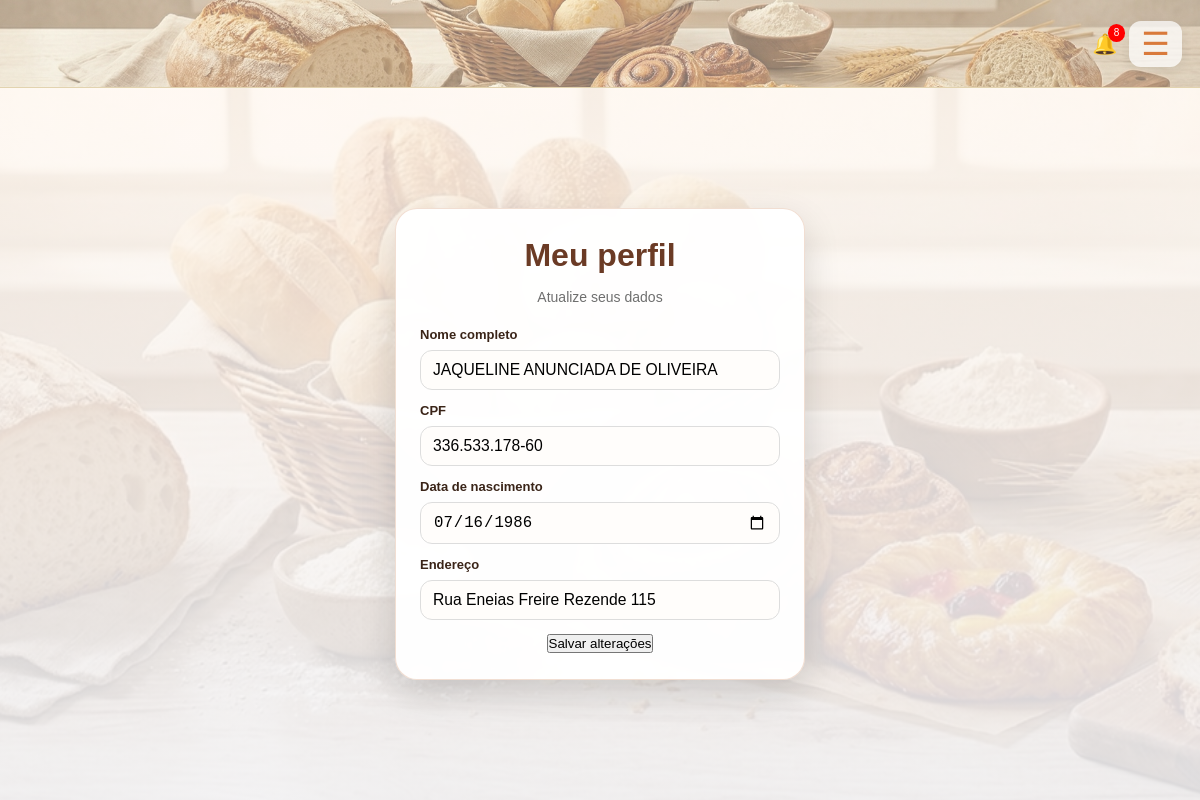
The app's page /perfil (signed in) with its own data.
### tables this page shows
CREATE TABLE usuarios (
    id INTEGER PRIMARY KEY AUTOINCREMENT,
    nome TEXT NOT NULL,
    email TEXT NOT NULL UNIQUE,
    senha TEXT NOT NULL,
    cpf TEXT,
    data_nascimento TEXT,
    endereco TEXT,
    perfil TEXT NOT NULL DEFAULT 'cliente'
);

### app.py (the view, shortened to what this page needs)
@app.route("/perfil", methods=["GET", "POST"])
@login_required
def perfil():
    conn = get_connection()
    usuario = conn.execute(
        "SELECT * FROM usuarios WHERE id = ?",
        (session["usuario_id"],)
    ).fetchone()
    conn.close()
    return render_template("perfil.html", usuario=usuario)

### app.py (called while the page is built)
def get_connection():
    conn = sqlite3.connect(DB_NAME)
    conn.row_factory = sqlite3.Row
    return conn

def login_required(func):
    @wraps(func)
    def wrapper(*args, **kwargs):
        if "usuario_id" not in session:
            flash("Faça login para acessar.", "error")
            return redirect(url_for("login"))
        return func(*args, **kwargs)
    return wrapper

def get_notificacoes(usuario_id):
    conn = get_connection()
    notificacoes = conn.execute("""
        SELECT * FROM notificacoes
        WHERE usuario_id = ?
        ORDER BY criada_em DESC
        LIMIT 5
    """, (usuario_id,)).fetchall()
    nao_lidas = conn.execute("""
        SELECT COUNT(*) as total
        FROM notificacoes
        WHERE usuario_id = ? AND lida = 0
    """, (usuario_id,)).fetchone()["total"]
    conn.close()
    return notificacoes, nao_lidas

@app.context_processor
def inject_notificacoes():
    if "usuario_id" in session:
        notificacoes, nao_lidas = get_notificacoes(session["usuario_id"])
        return dict(notificacoes=notificacoes, nao_lidas=nao_lidas)
    return dict(notificacoes=[], nao_lidas=0)

### templates/perfil.html
{% extends "base.html" %}
{% block content %}
<section class="login-page">
  <div class="login-card">
    <h2>Meu perfil</h2>
    <p class="subtitle">Atualize seus dados</p>
    <form method="POST">
      <div class="input-group">
        <label>Nome completo</label>
        <input type="text" name="nome" value="{{ usuario.nome }}" required>
      </div>
      <div class="input-group">
        <label>CPF</label>
        <input type="text" name="cpf" value="{{ usuario.cpf or '' }}">
      </div>
      <div class="input-group">
        <label>Data de nascimento</label>
        <input type="date" name="data_nascimento" value="{{ usuario.data_nascimento or '' }}">
      </div>
      <div class="input-group">
        <label>Endereço</label>
        <input type="text" name="endereco" value="{{ usuario.endereco or '' }}">
      </div>
      <button type="submit" class="btn-primary">Salvar alterações</button>
    </form>
  </div>
</section>
{% endblock %}

### static/style.css (style rules this page uses)
* { margin: 0; padding: 0; box-sizing: border-box; }
:root { --marrom: #6b3b25; --marrom-escuro: #3a2418; --laranja: #d97a3b; --laranja-escuro: #b85f25; --bege: #f2e6c8; --bege-claro: #fff7f0; --cinza-fundo: #f3f3f3; --borda: #d8a07f; --branco: #ffffff; --sombra: 0 12px 32px rgba(0, 0, 0, 0.10); --sombra-hover: 0 18px 40px rgba(0, 0, 0, 0.16); }
html { scroll-behavior: smooth; }
body { background: linear-gradient(180deg, #f7f3ee 0%, #f3eee8 100%); font-family: Arial, Helvetica, sans-serif; color: var(--marrom-escuro); line-height: 1.4; }
.login-page { min-height: calc(100vh - 88px); display: flex; justify-content: center; align-items: center; padding: 30px 20px; background: linear-gradient(rgba(255, 247, 240, 0.82), rgba(245, 246, 250, 0.88)), url("/static/img/banner-paes.png"); background-size: cover; background-position: center; background-repeat: no-repeat; }
.login-card { background: rgba(255, 255, 255, 0.96); padding: 38px 28px; border-radius: 22px; width: 100%; max-width: 410px; box-shadow: 0 14px 36px rgba(0, 0, 0, 0.14); text-align: center; border: 1px solid rgba(216, 160, 127, 0.35); backdrop-filter: blur(2px); }
.login-card h2 { margin-bottom: 18px; color: var(--marrom); font-size: 2rem; }
.subtitle { font-size: 14px; color: #6f6f6f; margin-bottom: 30px; }
.input-group { text-align: left; margin-bottom: 22px; }
.input-group label { display: block; font-size: 13px; color: var(--marrom-escuro); margin-bottom: 6px; font-weight: 700; }
.input-group input, .input-group select, .input-group textarea { width: 100%; padding: 13px 14px; border-radius: 12px; border: 1px solid #ddd; font-size: 0.98rem; background: #fffdfb; transition: 0.2s ease; }
.login-card { max-height: 90vh; overflow-y: auto; padding: 24px; }
.input-group { margin-bottom: 12px; }
.input-group input { padding: 10px 12px; }
.login-card h2 { margin-bottom: 10px; }
.subtitle { margin-bottom: 18px; }

### records on screen
usuarios: nome "JAQUELINE ANUNCIADA DE OLIVEIRA", cpf "336.533.178-60", data_nascimento "07/16/1986", endereco "Rua Eneias Freire Rezende 115"

### other values on screen
{{ nao_lidas }} "8"
